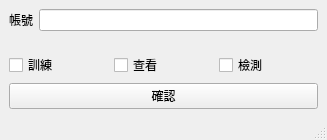
<?xml version="1.0" encoding="UTF-8"?>
<ui version="4.0">
 <class>MainWindow</class>
 <widget class="QMainWindow" name="MainWindow">
  <property name="geometry">
   <rect>
    <x>0</x>
    <y>0</y>
    <width>327</width>
    <height>140</height>
   </rect>
  </property>
  <property name="windowTitle">
   <string>MainWindow</string>
  </property>
  <widget class="QWidget" name="centralwidget">
   <layout class="QGridLayout" name="gridLayout">
    <item row="0" column="0">
     <layout class="QFormLayout" name="formLayout">
      <item row="0" column="0">
       <widget class="QLabel" name="label">
        <property name="text">
         <string>帳號</string>
        </property>
       </widget>
      </item>
      <item row="0" column="1">
       <widget class="QLineEdit" name="Account_lineEdit"/>
      </item>
     </layout>
    </item>
    <item row="1" column="0">
     <layout class="QHBoxLayout" name="horizontalLayout">
      <item>
       <widget class="QCheckBox" name="Training_checkBox">
        <property name="text">
         <string>訓練</string>
        </property>
       </widget>
      </item>
      <item>
       <widget class="QCheckBox" name="Review_checkBox">
        <property name="text">
         <string>查看</string>
        </property>
       </widget>
      </item>
      <item>
       <widget class="QCheckBox" name="Detect_checkBox">
        <property name="text">
         <string>檢測</string>
        </property>
       </widget>
      </item>
     </layout>
    </item>
    <item row="2" column="0">
     <widget class="QPushButton" name="Confirm_btn">
      <property name="text">
       <string>確認</string>
      </property>
     </widget>
    </item>
   </layout>
  </widget>
  <widget class="QMenuBar" name="menubar">
   <property name="geometry">
    <rect>
     <x>0</x>
     <y>0</y>
     <width>327</width>
     <height>22</height>
    </rect>
   </property>
  </widget>
  <widget class="QStatusBar" name="statusbar"/>
 </widget>
 <resources/>
 <connections/>
</ui>
